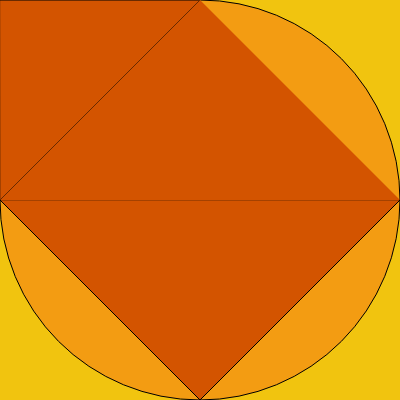
Frame 1 (no input)
Frame 60 (no input): identical to frame 1, image omitted
Frame 120 (the mouse pressed at the canvas centre since frame 60): identical to frame 1, image omitted

The p5.js sketch that drew this single still picture (run headless with seeded random() and noise() and a simulated clock; from frame 60 on, the mouse is pressed at the canvas centre):

// p5.js sketch
// ── sketch.js
function setup() {
  createCanvas(400, 400);
}

function draw() {
  background(241, 196, 15);
  
  fill (243, 156, 18);
  stroke(0);
  strokeWeight(1);
  ellipse(width/2,height/2, width, height)

  // rect(x, y, w, h);
  // quad(x1, y1, x2, y2, x3, y3, x4, y4);
  // rect(0,0,100,400);
  fill (211, 84, 0);
  triangle(0, 0, width/2, 0, 0, height/2);
  triangle(0, height/2, width/2, height, width, height/2);
  noStroke()
  triangle(0, height/2, width/2, 0, width, height/2);
  // quad(0,0,100,0,0,400,100,400);
}
